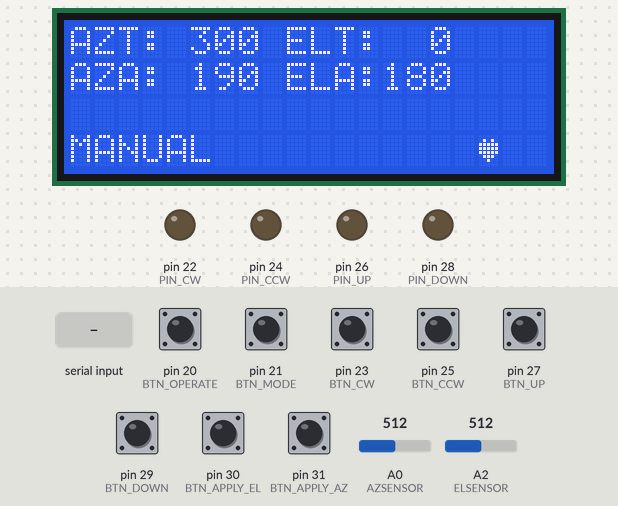
The sketch below on a simulated Arduino Mega 2560, built with avr-gcc and run on an emulated ATmega2560. Shown: 20×4 character LCD, output pins drawn as LEDs (lit = HIGH). Dashed ring = blinking. The test bench sets the inputs (shaded band); at power-on: pin 20 (BTN_OPERATE), pin 21 (BTN_MODE), pin 23 (BTN_CW), pin 25 (BTN_CCW), pin 27 (BTN_UP), pin 29 (BTN_DOWN), pin 30 (BTN_APPLY_EL), pin 31 (BTN_APPLY_AZ) HIGH, A0 (AZSENSOR) = 512, A2 (ELSENSOR) = 512. What the sketch prints to the serial monitor is not drawn.

Above: at 1.3 s.
1.4 s: "90,45\n" received over the second serial link
At 3.6 s:
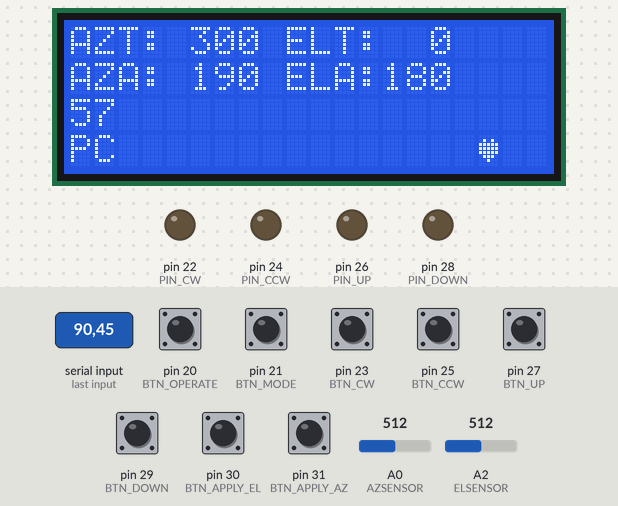
3.8 s: pin 20 (BTN_OPERATE) pulled LOW for 1 s
At 5.2 s:
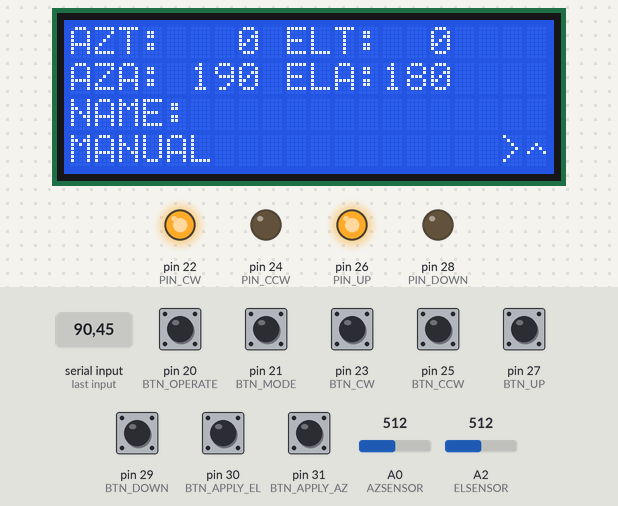
6.3 s: "3\n" received over the second serial link
At 8.7 s:
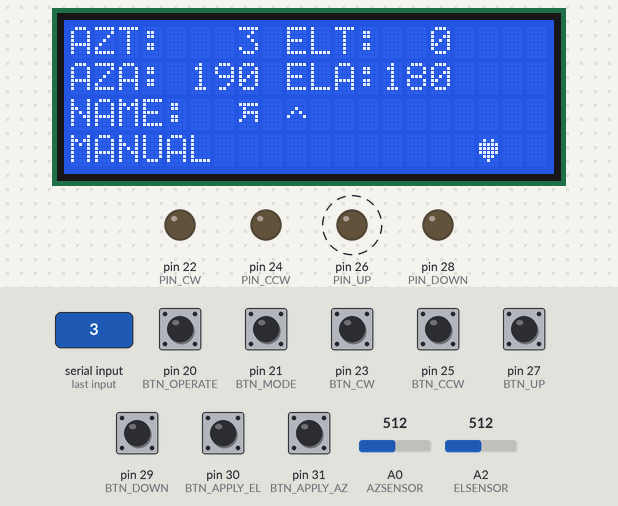
9.4 s: "0\n" received over the second serial link
At 11.0 s:
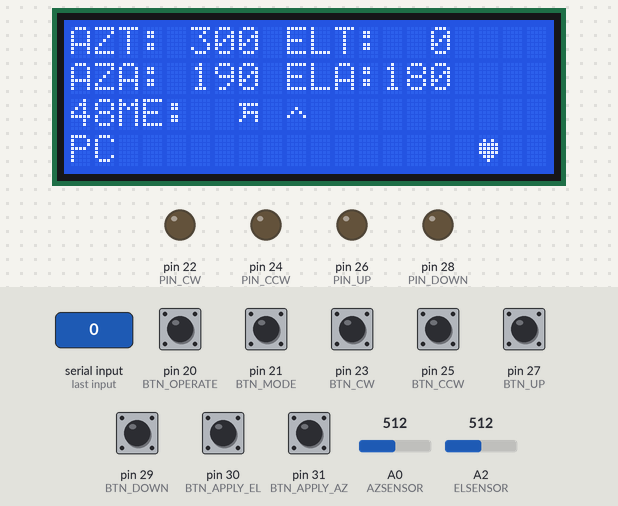
11.2 s: "2\n" received over the second serial link
At 13.3 s:
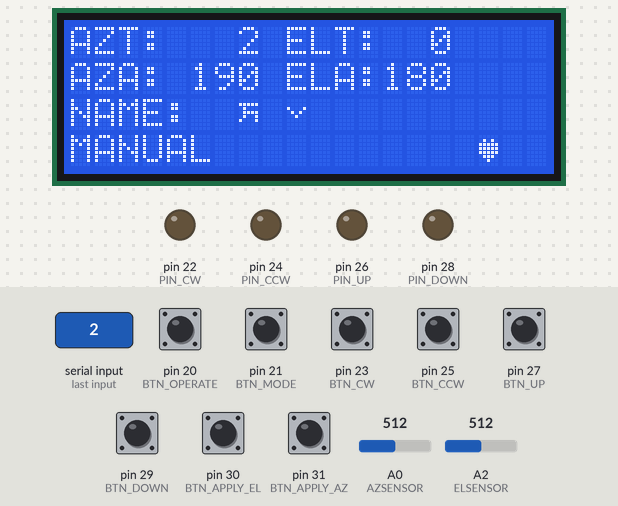
14.6 s: "111\n" received over the second serial link
At 16.9 s:
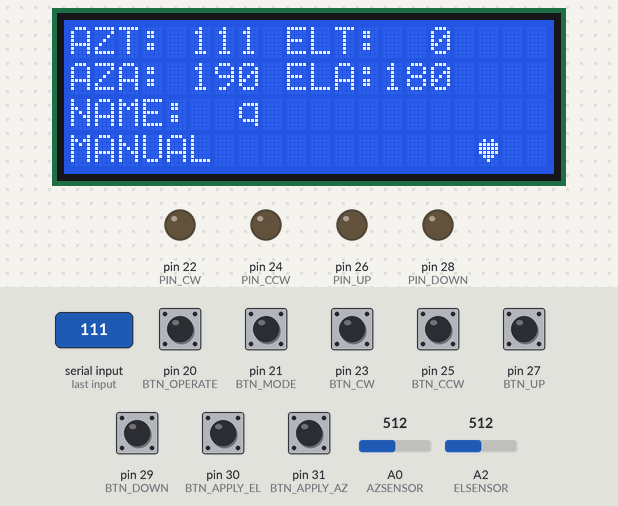
Timing chart, 0 to 18.6 s (numbered marks = the images above; inputs shaded):
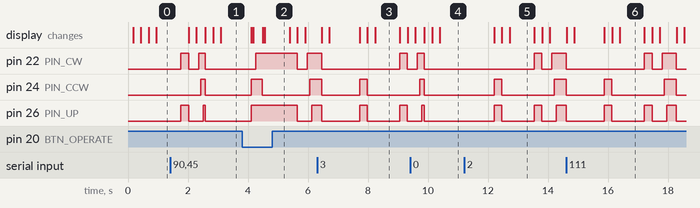

Measured:
- after the input at 3.8 s, the display: first differs from a run without the input after 0.38 s (image 2 shows a later state)
- after the input at 9.4 s, the display: first differs from a run without the input after 0.47 s (image 4 shows a later state)
- after the input at 11.2 s, the display: first changes after 1.0 s (image 5 shows a later state)
- what the display in image 3 shows lasts 0.9 s, from 8.2 s to 9.1 s

The sketch:

mega-parallel.ino
```cpp
#define LCD_2004A
//#define LCD_I2C_2004A
#define COMPORT_SPEED 19200
#define PIN_CCW 24  // Поворот против часовой стрелки
#define PIN_CW 22   // Поворот по часовой стрелки
#define PIN_UP 26   // Актуатор вверх
#define PIN_DOWN 28 // Актуатор вниз
#define STEP 1      // Шаг
// Датчики
#define AZSENSOR A0 // Номер пина для аналогового датчика азимута
#define ELSENSOR A2 // Номер пина для аналогового датчика элевации
// Кнопки
#define BTN_CW 23
#define BTN_CCW 25
#define BTN_UP 27
#define BTN_DOWN 29
#define BTN_APPLY_AZ 31
#define BTN_APPLY_EL 30
//Переделать с 19 на 20
#define BTN_OPERATE 20
#define BTN_MODE 21
int prevAz = 0;
int prevEl = 0;
bool prevOperate;
byte prevAzArrow = 0;
byte prevElArrow = 0;
byte prevMode = 0;
//петля усреднения
const int numReadings = 25;
int readIndexAz = 0;
int readIndexEl = 0;
int azAngle = 0;          // Угол азимута
int azOldSensorValue = 0; // Предыдущее значение с датчика азимута
int azTarget = 300;       // Цель для поворота
boolean azMove = false;   // Флаг включения/отключения вращения по азимуту
String strAzAngle;        // Текущее положение антенны
String strAzTarget;       // Цель для перемещения
int azCorrect = 0;        // Коррекция азимута нуля градусов
int oldsensorValue = 0;
int totalAz = 0;
int averageAz = 0; // усреднение азимута
int correctionAz = 10;
int elAngle = 0;
int elOldSensorValue = 0;
int elTarget = 0;
boolean overlap = false;
boolean noLimit = true;
boolean elMove = false;
String strOverlap = "no";
String strElAngle;
String strElTarget;
int elCorrect = 0;
unsigned long timing;

int totalEl = 0;
int averageEl = 0; // усреднение элевации
boolean operate = false;
byte mode = 0;

String PortRead;
int azPortTarget = 0;
int elPortTarget = 0;
const byte averageFactor = 30;
// String Serial1Name = "                ";
// 0 - clear, 1 - CW or UP, 2 - CCW or DOWN
byte azArrow = 0;
byte elArrow = 0;

char motd[] = "R8CDF ROTATOR 22R1  ";
byte heart[8] = {0b00000, 0b01010, 0b11111, 0b11111, 0b11111, 0b01110, 0b00100, 0b00000};
byte heartOff[8] = {0b00000, 0b01010, 0b11111, 0b11111, 0b11111, 0b01110, 0b00100, 0b00000};
byte upArrow[8] = {0b00000, 0b00000, 0b00100, 0b01010, 0b10001, 0b00000, 0b00000, 0b00000};
byte dwArrow[8] = {0b00000, 0b00000, 0b10001, 0b01010, 0b00100, 0b00000, 0b00000, 0b00000};

long previousMillisTimeSWOne = 0; //счетчик прошедшего времени для мигания изменяемых значений.
long previousMillisTimeSWTwo = 0; //счетчик прошедшего времени для мигания изменяемых значений.
long intervalTimeSWOne = 500;     //интервал мигания изменяемых значений.
long intervalTimeSWTwo = 100;     //интервал мигания изменяемых значений.
long iOperateView = 0;
String nameTarget;
#if defined(LCD_2004A)
#include <LiquidCrystal.h>
LiquidCrystal lcd(12, 11, 5, 4, 3, 2);
#endif

#if defined(LCD_I2C_2004A)
// Wiring: SDA pin is connected to A4 and SCL pin to A5.
// Connect to LCD via I2C, default address 0x27 (A0-A2 not jumpered)
#include <Wire.h>                                       // Library for I2C communication
#include <LiquidCrystal_I2C.h>                          // Library for LCD
LiquidCrystal_I2C lcd = LiquidCrystal_I2C(0x27, 20, 4); // address, chars, rows.
#endif

int avaregeAprox(int sensorValue)
{
  if (averageFactor > 0) // усреднение показаний для устранения "скачков"
  {
    oldsensorValue = sensorValue;
    return (oldsensorValue * (averageFactor - 1) + sensorValue) / averageFactor;
  }
}

uint8_t btn(int KEY)
{
  bool currentValue = digitalRead(KEY);
  bool prevValue;
  if (currentValue != prevValue)
  {
    delay(75);
    currentValue = digitalRead(KEY);
    return 0;
  }

  prevValue = currentValue;
  return 1;
};

int azSensor()
{

  azAngle = avaregeAprox(analogRead(AZSENSOR));
  azAngle = int(azAngle / 1024.0 * 360) + correctionAz;

  if (azAngle >= 0 && azAngle <= 360)
  {
    strOverlap = "no";
    overlap = false;
  }

  if (azAngle == 3)
  {
    overlap = true;
    azAngle = 1;
  }

  if (azAngle < 3)
  {
    strOverlap = "overlap <";
    azAngle = 1;
  }

  if (azAngle >= 360)
  {
    overlap = true;
    strOverlap = "overlap >";
    azAngle = 360;
  }

  return azAngle;
}

int elSensor()
{
  elAngle = avaregeAprox(stabilitySensor(analogRead(ELSENSOR)));
  // elAngle = int(elAngle / 1024.0 * 277);
  elAngle = 180 - int(elAngle / 1024.0 * 180);
  // if (elAngle < 0)
  // {
  //   elAngle = 0;
  // }

  // if (elAngle >= 89 && elAngle <= 91)
  // {
  //   elAngle = 90;
  // }

  // if (elAngle >= 110 && elAngle <= 360)
  // {
  //   elAngle = 0;
  // }

  return elAngle;
}

void getSensors()
{
  azSensor();
  elSensor();
}

void getKeysMain()
{
  if (btn(BTN_CW) == 0)
  {
    delay(1);
    if (azTarget + STEP <= 360)
      azTarget += STEP;
  }

  if (btn(BTN_CCW) == 0)
  {
    delay(1);
    if (azTarget - STEP >= 1)
      azTarget -= STEP;
  }

  if (btn(BTN_UP) == 0)
  {
    delay(10);
    if (elTarget + STEP <= 360)
      elTarget += STEP;
  }

  if (btn(BTN_DOWN) == 0)
  {
    delay(10);
    if (elTarget - STEP >= 0)
      elTarget -= STEP;
  }

  if (btn(BTN_APPLY_AZ) == 0)
  {
    delay(50);
    azMove = true;
  }

  if (btn(BTN_APPLY_EL) == 0)
  {
    delay(50);
    elMove = true;
  }
}

void getKeysOperate()
{

  /*
      0 MANUAL
      1 PC
      2 MANUAL BUTTON
  */
  if (btn(BTN_MODE) == 0)
  {
    if (mode == 2)
    {
      mode = 0;
      azTarget = 300;
      elTarget = 0;
    }
    else if (mode == 0)
    {
      mode = 1;
    }
    else if (mode == 1)
    {
      mode = 2;
      azTarget = 300;
      elTarget = 0;
    }
  }

  if (btn(BTN_OPERATE) == 0)
  {
    delay(100);
    if (operate)
    {
      operate = false;
      azArrow = 0;
      elArrow = 0;
      iOperateView = 0;
      if (azMove)
      {
        azMove = false;
      }

      if (elMove)
      {
        elMove = false;
      }

      digitalWrite(PIN_CW, LOW);
      digitalWrite(PIN_CCW, LOW);
      digitalWrite(PIN_UP, LOW);
      digitalWrite(PIN_DOWN, LOW);
    }
    else
    {
      operate = true;
      lcd.setCursor(17, 3);
      lcd.print(char(1));
    }
  }
}

void buttonManual(int az, int el)
{

  if (btn(BTN_CW) == 0 && az < 450)
  {
    digitalWrite(PIN_CW, HIGH);
    azArrow = 1;
  }
  else
  {
    digitalWrite(PIN_CW, LOW);
    azArrow = 0;
  }

  if (btn(BTN_CCW) == 0 && az >= 1)
  {
    digitalWrite(PIN_CCW, HIGH);
    azArrow = 2;
  }
  else
  {
    digitalWrite(PIN_CCW, LOW);
    // azArrow = 0;
  }

  if (btn(BTN_DOWN) == 0 && el <= 360)
  {
    digitalWrite(PIN_UP, HIGH);
    elArrow = 2;
  }
  else
  {
    digitalWrite(PIN_UP, LOW);
    elArrow = 0;
  }

  if (btn(BTN_UP) == 0 && el >= 0)
  {
    if (el <= 90)
    {
      digitalWrite(PIN_DOWN, HIGH);
      elArrow = 1;
    }
  }
  else
  {
    digitalWrite(PIN_DOWN, LOW);
    //  elArrow = 0;
  }
}

void serialManual()
{

  if (Serial1.available())
  {
    int inByte = Serial1.read();
    Serial.write(inByte);
    if (inByte == 111)
    {
      String ser = String("AZ:" + String(azAngle) + "#EL:" + String(elAngle) + "#OP:" + String(operate) + "#AZARROW:" + String(azArrow) + "#ELARROW:" + String(elArrow) + "#MODE:" + String(mode));
      Serial1.println(ser);
    }
  }
}

String IntAzToString(int someIntVolue)
{
  if (someIntVolue < 0)
  {
    return "" + String(someIntVolue);
  }
  if (someIntVolue < 10)
  {
    return "  " + String(someIntVolue);
  }

  if (someIntVolue < 100)
  {
    return " " + String(someIntVolue);
  }

  if (someIntVolue >= 100)
  {
    return String(someIntVolue);
  }
}

String IntElToString(int someIntVolue)
{
  if (someIntVolue < 0)
  {
    return "" + String(someIntVolue);
  }
  if (someIntVolue < 10)
  {
    return "  " + String(someIntVolue);
  }

  if (someIntVolue < 100)
  {
    return " " + String(someIntVolue);
  }

  if (someIntVolue >= 100)
  {
    return String(someIntVolue);
  }
}

void cw(boolean azMoveFlag)
{
  if (azMoveFlag)
  {
    digitalWrite(PIN_CCW, LOW);
    azArrow = 1;
    digitalWrite(PIN_CW, HIGH);
  }
  else
  {
    azArrow = 0;
    digitalWrite(PIN_CW, LOW);
  }
}

void ccw(boolean azMoveFlag)
{
  if (azMoveFlag)
  {
    digitalWrite(PIN_CW, LOW);
    azArrow = 2;
    digitalWrite(PIN_CCW, HIGH);
  }
  else
  {
    azArrow = 0;
    digitalWrite(PIN_CCW, LOW);
  }
}

void up(boolean elMoveFlag)
{
  if (elMoveFlag)
  {
    digitalWrite(PIN_DOWN, LOW);
    elArrow = 1;
    digitalWrite(PIN_UP, HIGH);
  }
  else
  {
    digitalWrite(PIN_UP, LOW);
  }
}
void down(boolean elMoveFlag)
{
  if (elMoveFlag)
  {
    digitalWrite(PIN_UP, LOW);
    elArrow = 2;
    digitalWrite(PIN_DOWN, HIGH);
  }
  else
  {
    digitalWrite(PIN_UP, LOW);
  }
}

int stabilitySensor(int SENSOR)
{

  int currentValue = SENSOR;
  int prevValue;
  if (currentValue != prevValue)
  {

    if (millis() - timing > 50000)
    { // Вместо 10000 подставьте нужное вам значение паузы
      timing = millis();
      currentValue = SENSOR;
      return currentValue;
    }
  }

  prevValue = currentValue;
  // return prevValue;
}

void applyKeys()
{
  if (operate)
  {
    if (btn(BTN_APPLY_AZ) == 0)
    {
      delay(50);
      azMove = true;
    }

    if (btn(BTN_APPLY_EL) == 0)
    {
      delay(50);
      elMove = true;
    }
  }
}

// Views display func
void operateView()
{
  if (operate)
  {

    for (int i = 0; i <= 2; i++)
    {
      if (millis() - previousMillisTimeSWOne >= intervalTimeSWOne)
      {
        iOperateView = !iOperateView;
        previousMillisTimeSWOne = previousMillisTimeSWOne + intervalTimeSWOne;
      }

      if (millis() - previousMillisTimeSWTwo >= intervalTimeSWTwo)
      {
        iOperateView = !iOperateView;
        previousMillisTimeSWTwo = previousMillisTimeSWTwo + intervalTimeSWTwo;
      }

      if (azMove || elMove)
      {
        if (iOperateView == 1)
        {
          lcd.setCursor(17, 3);
          lcd.print(char(1));
        }
        if (iOperateView == 0)
        {
          lcd.setCursor(17, 3);
          lcd.print(" ");
        }
      }
      else
      {
        lcd.setCursor(17, 3);
        lcd.print(char(1));
      }
    }
  }
  else
  {
    lcd.setCursor(17, 3);
    lcd.print(" ");
    lcd.setCursor(18, 3);
    lcd.print(" ");
    lcd.setCursor(19, 3);
    lcd.print(" ");
  }
}

void modeView()
{
  if (mode == 1)
  {
    lcd.setCursor(0, 3);
    lcd.print("PC           ");
    lcd.setCursor(0, 2);
    // lcd.print("SN: ");
    // lcd.setCursor(4, 2);
    // lcd.setCursor(0, 2);
    // lcd.print(Serial1Name);
  }
  else if (mode == 0)
  {
    lcd.setCursor(0, 3);
    lcd.print("MANUAL       ");
  }
  else if (mode == 2)
  {
    lcd.setCursor(0, 3);
    lcd.print("BUTTON MANUAL");
  }
}

void azArrowView()
{
  if (azArrow == 0)
  {
    lcd.setCursor(18, 3);
    lcd.print(" ");
  }
  else if (azArrow == 1)
  {
    lcd.setCursor(18, 3);
    lcd.print(">");
  }
  else if (azArrow == 2)
  {
    lcd.setCursor(18, 3);
    lcd.print("<");
  }
}

void elArrowView()
{

  if (elArrow == 0)
  {
    lcd.setCursor(19, 3);
    lcd.print(" ");
  }
  else if (elArrow == 1)
  {
    lcd.setCursor(19, 3);
    lcd.print(char(2));
    // lcd.print("U");
  }
  else if (elArrow == 2)
  {
    lcd.setCursor(19, 3);
    lcd.print(char(3));
  }
}
void SerialSend()
{
  if (prevAz != azAngle || prevEl != elAngle || prevAzArrow != azArrow || prevElArrow != elArrow || prevMode != mode || prevOperate != operate)
  {
    String ser = String("AZ:" + String(azAngle) + "#EL:" + String(elAngle) + "#OP:" + String(operate) + "#AZARROW:" + String(azArrow) + "#ELARROW:" + String(elArrow) + "#MODE:" + String(mode));
    Serial1.println(ser);
    prevEl = elAngle;
    prevAz = azAngle;
    prevAzArrow = azArrow;
    prevElArrow = elArrow;
    prevMode = mode;
    prevOperate = operate;
  }
}

void setup()
{
  Serial1.begin(COMPORT_SPEED);
  Serial1.println(String("MOTD:" + String(motd)));
  Serial.begin(9600);
  Serial.println(String("MOTD:" + String(motd)));
  pinMode(PIN_CCW, OUTPUT);
  pinMode(PIN_CW, OUTPUT);
  pinMode(PIN_UP, OUTPUT);
  pinMode(PIN_DOWN, OUTPUT);
  pinMode(AZSENSOR, INPUT);
  pinMode(ELSENSOR, INPUT);

  pinMode(BTN_OPERATE, INPUT_PULLUP);
  pinMode(BTN_APPLY_AZ, INPUT_PULLUP);
  pinMode(BTN_APPLY_EL, INPUT_PULLUP);
  pinMode(BTN_MODE, INPUT_PULLUP);
  pinMode(BTN_CW, INPUT_PULLUP);
  pinMode(BTN_CCW, INPUT_PULLUP);
  pinMode(BTN_UP, INPUT_PULLUP);
  pinMode(BTN_DOWN, INPUT_PULLUP);
  lcd.begin(20, 4);
#if defined(LCD_I2C_2004A)
  lcd.backlight();
#endif

  lcd.setCursor(0, 0);
  lcd.createChar(1, heart);
  lcd.createChar(2, upArrow);
  lcd.createChar(3, dwArrow);

  // lcd.print("R8CDF ROTATOR 2020 ");
  // for (int i = 0; i <= 19; i++)
  // {
  //   lcd.setCursor(i, 1);
  //   lcd.print("_");
  //   delay(150);
  //   lcd.setCursor(i, 1);
  //   lcd.print(motd[i]);
  //   delay(30);
  // }

  delay(100);
  // for (int i = 0; i <= 19; i++)
  // {
  //   lcd.setCursor(i, 1);
  //   lcd.print(" ");
  //   delay(1);
  // }
  lcd.setCursor(0, 0);
  lcd.print("                ");
  lcd.setCursor(0, 0);
  lcd.print("AZT: ");
  lcd.setCursor(0, 1);
  lcd.print("AZA: ");
  lcd.setCursor(9, 0);
  lcd.print("ELT: ");
  lcd.setCursor(9, 1);
  lcd.print("ELA: ");
  getSensors();
  operateView();
  modeView();
  azArrowView();
  elArrowView();
  SerialSend();
}

void loop()
{
  getSensors();
  SerialSend();
  getKeysOperate();
  operateView();
  modeView();
  azArrowView();
  elArrowView();

  if (operate)
  {
    if (mode == 1)
    {
      if (Serial1.available())
      {
        PortRead = Serial1.readString();
        //        int buffer_len = PortRead.length() + 1;
        //        char port_char_array[buffer_len];
        char az[7], el[7], sn[12];

        sscanf(PortRead.c_str(), "%s %s %s", &az, &el, &sn);
        azTarget = int(round(atof(az)));
        elTarget = int(round(atof(el)));
        nameTarget = String(sn);
        lcd.setCursor(0, 2);
        lcd.print("                    ");
        lcd.setCursor(0, 2);
        lcd.print("NAME: ");
        lcd.setCursor(6, 2);
        lcd.print(nameTarget.substring(0, 14));

        if (azTarget >= 0 && azTarget <= 360)
        {
          azMove = true;
        }

        if ((elTarget >= 0) && (elTarget <= 99))
        {
          elMove = true;
        }
        Serial1.flush();
      }
    }

    if (mode == 0)
    {
      applyKeys();
      getKeysMain();
    }

    if (mode == 2)
    {
      buttonManual(azAngle, elAngle);

      if (Serial1.available())
      {
        int inByte = Serial1.read();
        Serial.write(inByte);
        lcd.setCursor(0, 2);
        lcd.print(inByte);

        if (inByte == 62 && azAngle < 359)
        {
          digitalWrite(PIN_CW, HIGH);
          azArrow = 1;
        }
        else
        {
          digitalWrite(PIN_CW, LOW);
          azArrow = 0;
        }

        if (inByte == 60 && azAngle > 1)
        {
          digitalWrite(PIN_CCW, HIGH);
          azArrow = 2;
        }
        else
        {
          digitalWrite(PIN_CCW, LOW);
          // azArrow = 0;
        }

        if (inByte == 117 && elAngle <= 99)
        {
          digitalWrite(PIN_UP, HIGH);
          elArrow = 1;
        }
        else
        {
          digitalWrite(PIN_UP, LOW);
          elArrow = 0;
        }

        if (inByte == 100 && elAngle >= 0)
        {
          digitalWrite(PIN_DOWN, HIGH);
          elArrow = 2;
        }
        else
        {
          digitalWrite(PIN_DOWN, LOW);
          //  elArrow = 0;
        }
      }
    }

    if (azMove)
    {
      if (azTarget == azAngle)
      {
        azArrow = 0;
        digitalWrite(PIN_CW, LOW);
        digitalWrite(PIN_CCW, LOW);
        azMove = false;
      }
      else if (azTarget - azAngle >= 1)
      {
        cw(azMove);
      }
      else if (azAngle - azTarget >= 1)
      {
        ccw(azMove);
      }
    }

    if (elMove)
    {
      if (elTarget == elAngle)
      {
        elArrow = 0;
        digitalWrite(PIN_UP, LOW);
        digitalWrite(PIN_DOWN, LOW);
        elMove = false;
      }
      if (elTarget - elAngle >= 1)
      {

        down(elMove);
      }

      if (elAngle - elTarget >= 1)
      {
        up(elMove);
      }
    }
  }

  // Отображение азимута текущей цели антенны
  lcd.setCursor(5, 0);
  lcd.print(strAzTarget);
  // Отображение азимута текущего положения антенны
  lcd.setCursor(5, 1);
  lcd.print(strAzAngle);
  // Отображение данных с датчика азимута
  strAzAngle = IntAzToString(azAngle);
  // Отображение цели азимута
  strAzTarget = IntAzToString(azTarget);

  // Отображение елевации цели антенны
  lcd.setCursor(13, 0);
  lcd.print(strElTarget);
  // Отображение элевации
  lcd.setCursor(13, 1);
  lcd.print(strElAngle);
  // Отображение данных с датчика элевации
  strElAngle = IntElToString(elAngle);
  // Отображение цели элевации
  strElTarget = IntElToString(elTarget);
}
```
